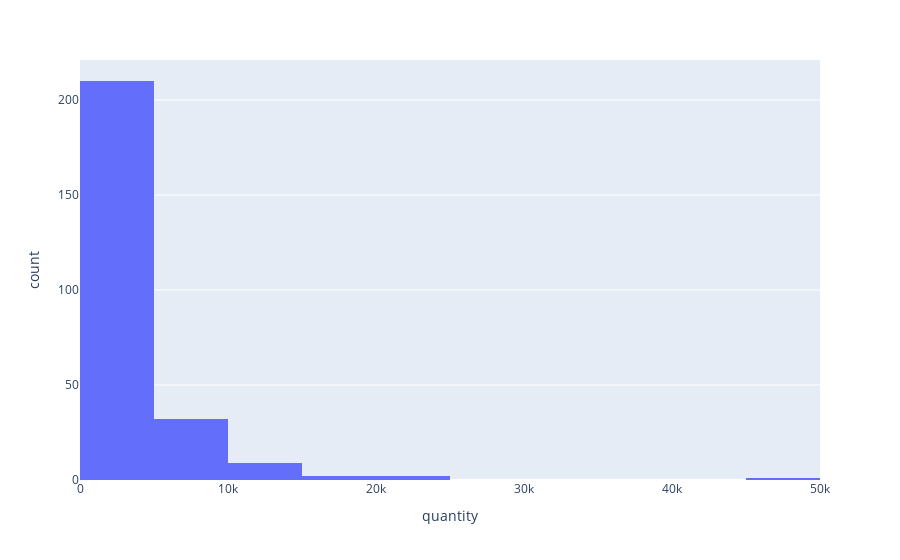

Notebook code for this chart:
### Markdown cell above
#### Top Performing SKU

### Code cell
group = explore.groupby('identifier')['quantity'].mean().sort_values(ascending=False).reset_index()
# Pareto Principle to pick the top 20%
threshold = int(len(group)*0.2)
group_20 = group.head(threshold)
print('The top 20% identifier ({}) accounted {:.2f}% of total sales'.format(threshold,group_20['quantity'].sum()/group['quantity'].sum()))
fig = px.histogram(group, x = 'quantity', nbins=20)
fig.show()

### Figure 1 — Plotly figure (JSON) as saved in the notebook; plotly's stock layout.template omitted (floating-point values rounded to 4 significant figures; data arrays with more than 128 entries replaced by an {"elided": "..."} marker saying what was removed)
{"data": [{"alignmentgroup": "True", "bingroup": "x", "hovertemplate": "quantity=%{x}<br>count=%{y}<extra></extra>", "legendgroup": "", "marker": {"color": "#636efa", "pattern": {"shape": ""}}, "name": "", "nbinsx": 20, "offsetgroup": "", "orientation": "v", "showlegend": false, "type": "histogram", "x": {"elided": "256 float values"}, "xaxis": "x", "yaxis": "y"}], "layout": {"barmode": "relative", "legend": {"tracegroupgap": 0}, "margin": {"t": 60}, "xaxis": {"anchor": "y", "domain": [0, 1], "title": {"text": "quantity"}}, "yaxis": {"anchor": "x", "domain": [0, 1], "title": {"text": "count"}}}}
